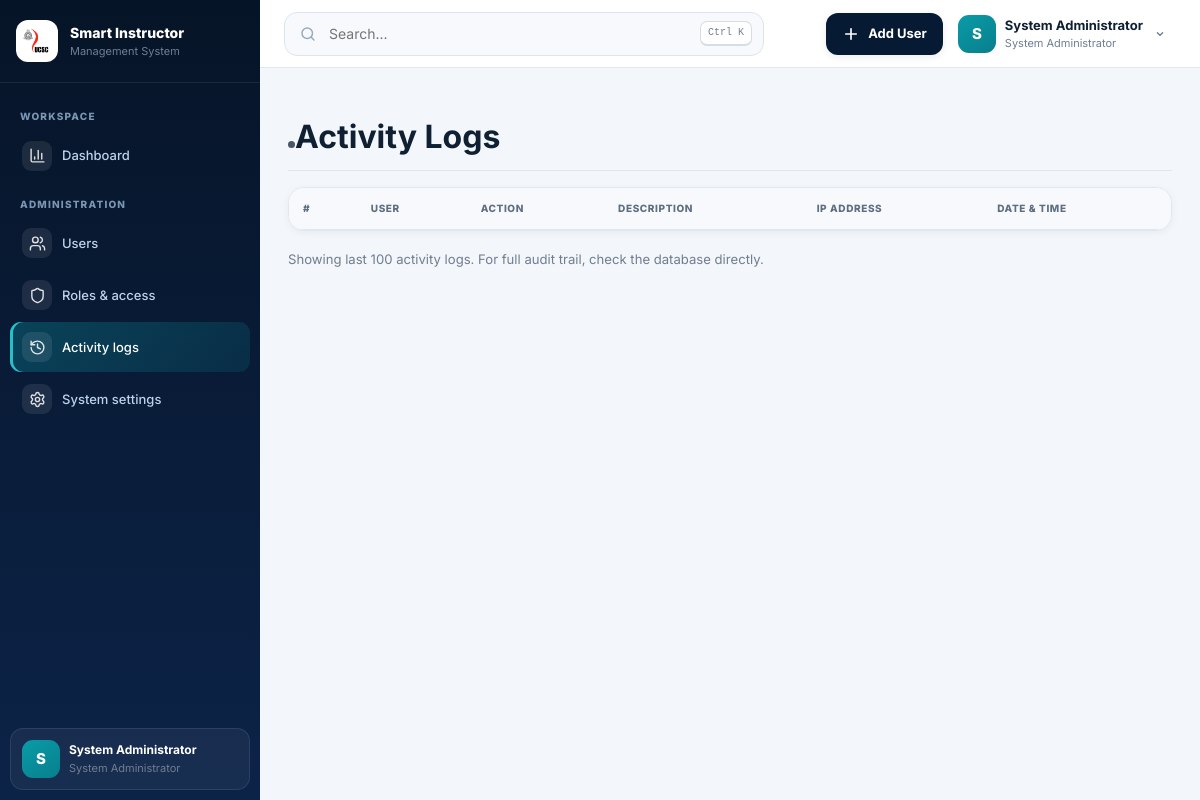
The page /admin/activity_logs.php (signed in) on the database its author committed.
### tables this page shows
CREATE TABLE `users` (
  `id` int(11) NOT NULL,
  `username` varchar(50) NOT NULL,
  `email` varchar(100) NOT NULL,
  `password` varchar(255) NOT NULL,
  `full_name` varchar(150) NOT NULL,
  `role_id` int(11) NOT NULL,
  `status` enum('active','inactive','suspended') DEFAULT 'active',
  `phone` varchar(20) DEFAULT NULL,
  `avatar_url` varchar(255) DEFAULT NULL,
  `created_at` timestamp NOT NULL DEFAULT current_timestamp(),
  `updated_at` timestamp NOT NULL DEFAULT current_timestamp() ON UPDATE current_timestamp()
);

CREATE TABLE `roles` (
  `id` int(11) NOT NULL,
  `role_name` varchar(100) NOT NULL,
  `description` text DEFAULT NULL,
  `created_at` timestamp NOT NULL DEFAULT current_timestamp()
);

### config/config.php (called while the page is built, shortened)
<?php
if (!function_exists('app_url')) {
    function app_url(string $path = ''): string {
        $path = ltrim($path, '/');
        return $path === '' ? SITE_URL : SITE_URL . '/' . $path;
    }
}

### includes/auth.php (called while the page is built, shortened)
<?php
require_once __DIR__ . '/../config/config.php';
require_once __DIR__ . '/../config/db.php';
function isLoggedIn() {
    return isset($_SESSION['user_id']) && !empty($_SESSION['user_id']);
}
function getCurrentUser() {
    global $pdo;
    static $cachedUser = null;
    if ($cachedUser === null) {
        $stmt = $pdo->prepare("SELECT u.*, r.role_name FROM users u JOIN roles r ON u.role_id = r.id WHERE u.id = ? LIMIT 1");
        $stmt->execute([$_SESSION['user_id']]);
        $cachedUser = $stmt->fetch();
    }
    return $cachedUser;
}
function getCurrentRoleId() {
    return isset($_SESSION['role_id']) ? (int)$_SESSION['role_id'] : null;
}
?>

### admin/activity_logs.php (the view, shortened to what this page needs)
<?php
require_once __DIR__ . '/../includes/auth.php';
require_once __DIR__ . '/../includes/functions.php';
include __DIR__ . '/../includes/header.php';
?>
            <div class="d-flex justify-content-between align-items-center pt-3 pb-2 mb-3 border-bottom">
                <h1 class="h2"><span class="ui-dot" aria-hidden="true"></span>Activity Logs</h1>
            </div>
            <div class="card shadow-sm">
                <div class="card-body p-0">
                    <div class="table-responsive">
                        <table class="table table-hover mb-0" id="activityLogsTable">
                            <thead class="table-light">
                                <tr>
                                    <th>#</th>
                                    <th>User</th>
                                    <th>Action</th>
                                    <th>Description</th>
                                    <th>IP Address</th>
                                    <th>Date & Time</th>
                                </tr>
                            </thead>
                        </table>
                    </div>
                </div>
            </div>
            <div class="mt-3 text-muted small">
                Showing last 100 activity logs. For full audit trail, check the database directly.
            </div>
<?php include __DIR__ . '/../includes/footer.php'; ?>

### includes/sidebar.php (shortened to what this page needs)
<?php
require_once __DIR__ . '/../config/config.php';
require_once __DIR__ . '/auth.php';
$currentRole = (int)getCurrentRoleId();
$currentPage = basename($_SERVER['PHP_SELF'] ?? '');
$currentUser = getCurrentUser() ?: [];
if (!function_exists('sidebar_link')) {
    function sidebar_link(string $path, string $label, string $icon, string $currentPage): void {
        $active = basename($path) === $currentPage ? ' active' : '';
        $iconUrl = app_url('assets/icons/' . $icon . '.svg');
        echo '<li><a class="sidebar-link' . $active . '" href="' . htmlspecialchars(app_url($path)) . '">';
        echo '<span class="sidebar-icon"><img src="' . htmlspecialchars($iconUrl) . '" alt=""></span>';
        echo '<span>' . htmlspecialchars($label) . '</span></a></li>';
    }
}
?>
<aside class="sidebar" id="sidebar">
  <div class="sidebar-head">
    <span class="sidebar-emblem"><img src="<?= app_url('assets/images/ucsc-logo.png') ?>" alt="UCSC"></span>
    <div><strong>Smart Instructor</strong><small>Management System</small></div>
  </div>
  <nav aria-label="Main navigation">
    <p class="sidebar-label">Workspace</p>
    <ul class="sidebar-nav">
      <?php
      $dashMap = [
        ROLE_ADMIN => 'admin/dashboard.php',
        ROLE_INSTRUCTOR => 'instructor/dashboard.php',
        ROLE_COORDINATOR => 'coordinator/dashboard.php',
        ROLE_CHIEF_COORDINATOR => 'chief_coordinator/dashboard.php',
        ROLE_NON_ACADEMIC => 'non_academic/dashboard.php',
        ROLE_PROJECT_COORDINATOR => 'project_coordinator/coordinator_dashboard.php',
        ROLE_DIRECTOR => 'director/dashboard.php'
      ];
      sidebar_link($dashMap[$currentRole] ?? 'index.php', 'Dashboard', 'chart-column', $currentPage);
      if ($currentRole === ROLE_ADMIN) {
        echo '<p class="sidebar-label">Administration</p>';
      }
      ?>
    </ul>
  </nav>
  <div class="sidebar-user">
    <span class="avatar"><?= htmlspecialchars(strtoupper(substr((string)($currentUser['full_name'] ?? 'U'), 0, 1))) ?></span>
    <span><strong><?= htmlspecialchars($currentUser['full_name'] ?? 'UCSC User') ?></strong><small><?= htmlspecialchars($currentUser['role_name'] ?? 'System User') ?></small></span>
  </div>
</aside>

### includes/navbar.php (shortened to what this page needs)
<?php
$roleId = function_exists('getCurrentRoleId') ? (int)getCurrentRoleId() : 0;
$userAvatarUrl = !empty($_SESSION['avatar_url']) ? app_url($_SESSION['avatar_url']) : (!empty($currentUser['avatar_url']) ? app_url($currentUser['avatar_url']) : null);
$cleanName = trim(preg_replace('/^(Dr\.|Prof\.|Mr\.|Mrs\.|Ms\.)\s+/i', '', $displayName ?? 'User'));
$firstInitial = mb_substr($cleanName, 0, 1);
?>
<header class="topbar">
  <div class="topbar-inner">
    <div class="topbar-left">
      <div class="global-search" role="search">
        <svg viewBox="0 0 24 24" fill="none" stroke="currentColor" stroke-width="2" stroke-linecap="round"><circle cx="11" cy="11" r="7"/><path d="m20 20-4-4"/></svg>
        <input id="globalSearch" type="search" placeholder="Search..." aria-label="Search this page">
        <kbd>Ctrl K</kbd>
      </div>
    </div>
    <div class="top-actions">
      <?php if ($roleId === ROLE_ADMIN): ?>
      <div class="menu-wrap">
        <button class="primary-action" type="button" data-menu-button="quickMenu" aria-expanded="false">
          <svg viewBox="0 0 24 24" fill="none" stroke="currentColor" stroke-width="2.2" stroke-linecap="round"><path d="M12 5v14M5 12h14"/></svg>
          <span>Add User</span>
        </button>
      </div>
      <?php endif; ?>
      <div class="menu-wrap">
        <button class="profile-button" type="button" data-menu-button="profileMenu" aria-expanded="false">
          <?= sic_user_avatar($userAvatarUrl, $firstInitial, 'avatar') ?>
          <span class="profile-copy">
            <strong><?= htmlspecialchars($displayName) ?></strong>
            <small><?= htmlspecialchars($roleName) ?></small>
          </span>
          <svg class="chevron" viewBox="0 0 24 24" fill="none" stroke="currentColor" stroke-width="2" stroke-linecap="round"><path d="m8 10 4 4 4-4"/></svg>
        </button>
      </div>
    </div>
  </div>
</header>

### includes/functions.php (shortened to what this page needs)
<?php
require_once __DIR__ . '/../config/config.php';
require_once __DIR__ . '/../config/db.php';
require_once __DIR__ . '/auth.php';
function sic_user_avatar(?string $avatarUrl, string $fallbackInitial = 'U', string $class = 'avatar'): string {
    $class = htmlspecialchars($class, ENT_QUOTES, 'UTF-8');
    $initial = htmlspecialchars(mb_strtoupper($fallbackInitial !== '' ? mb_substr($fallbackInitial, 0, 1) : 'U'), ENT_QUOTES, 'UTF-8');
    return '<span class="' . $class . '">' . $initial . '</span>';
}

### rows shown on the page
users: full_name "S", full_name "System Administrator", role.role_name "System Administrator"

### other values the page prints
$label "Dashboard Users Roles & access Activity logs System settings"
